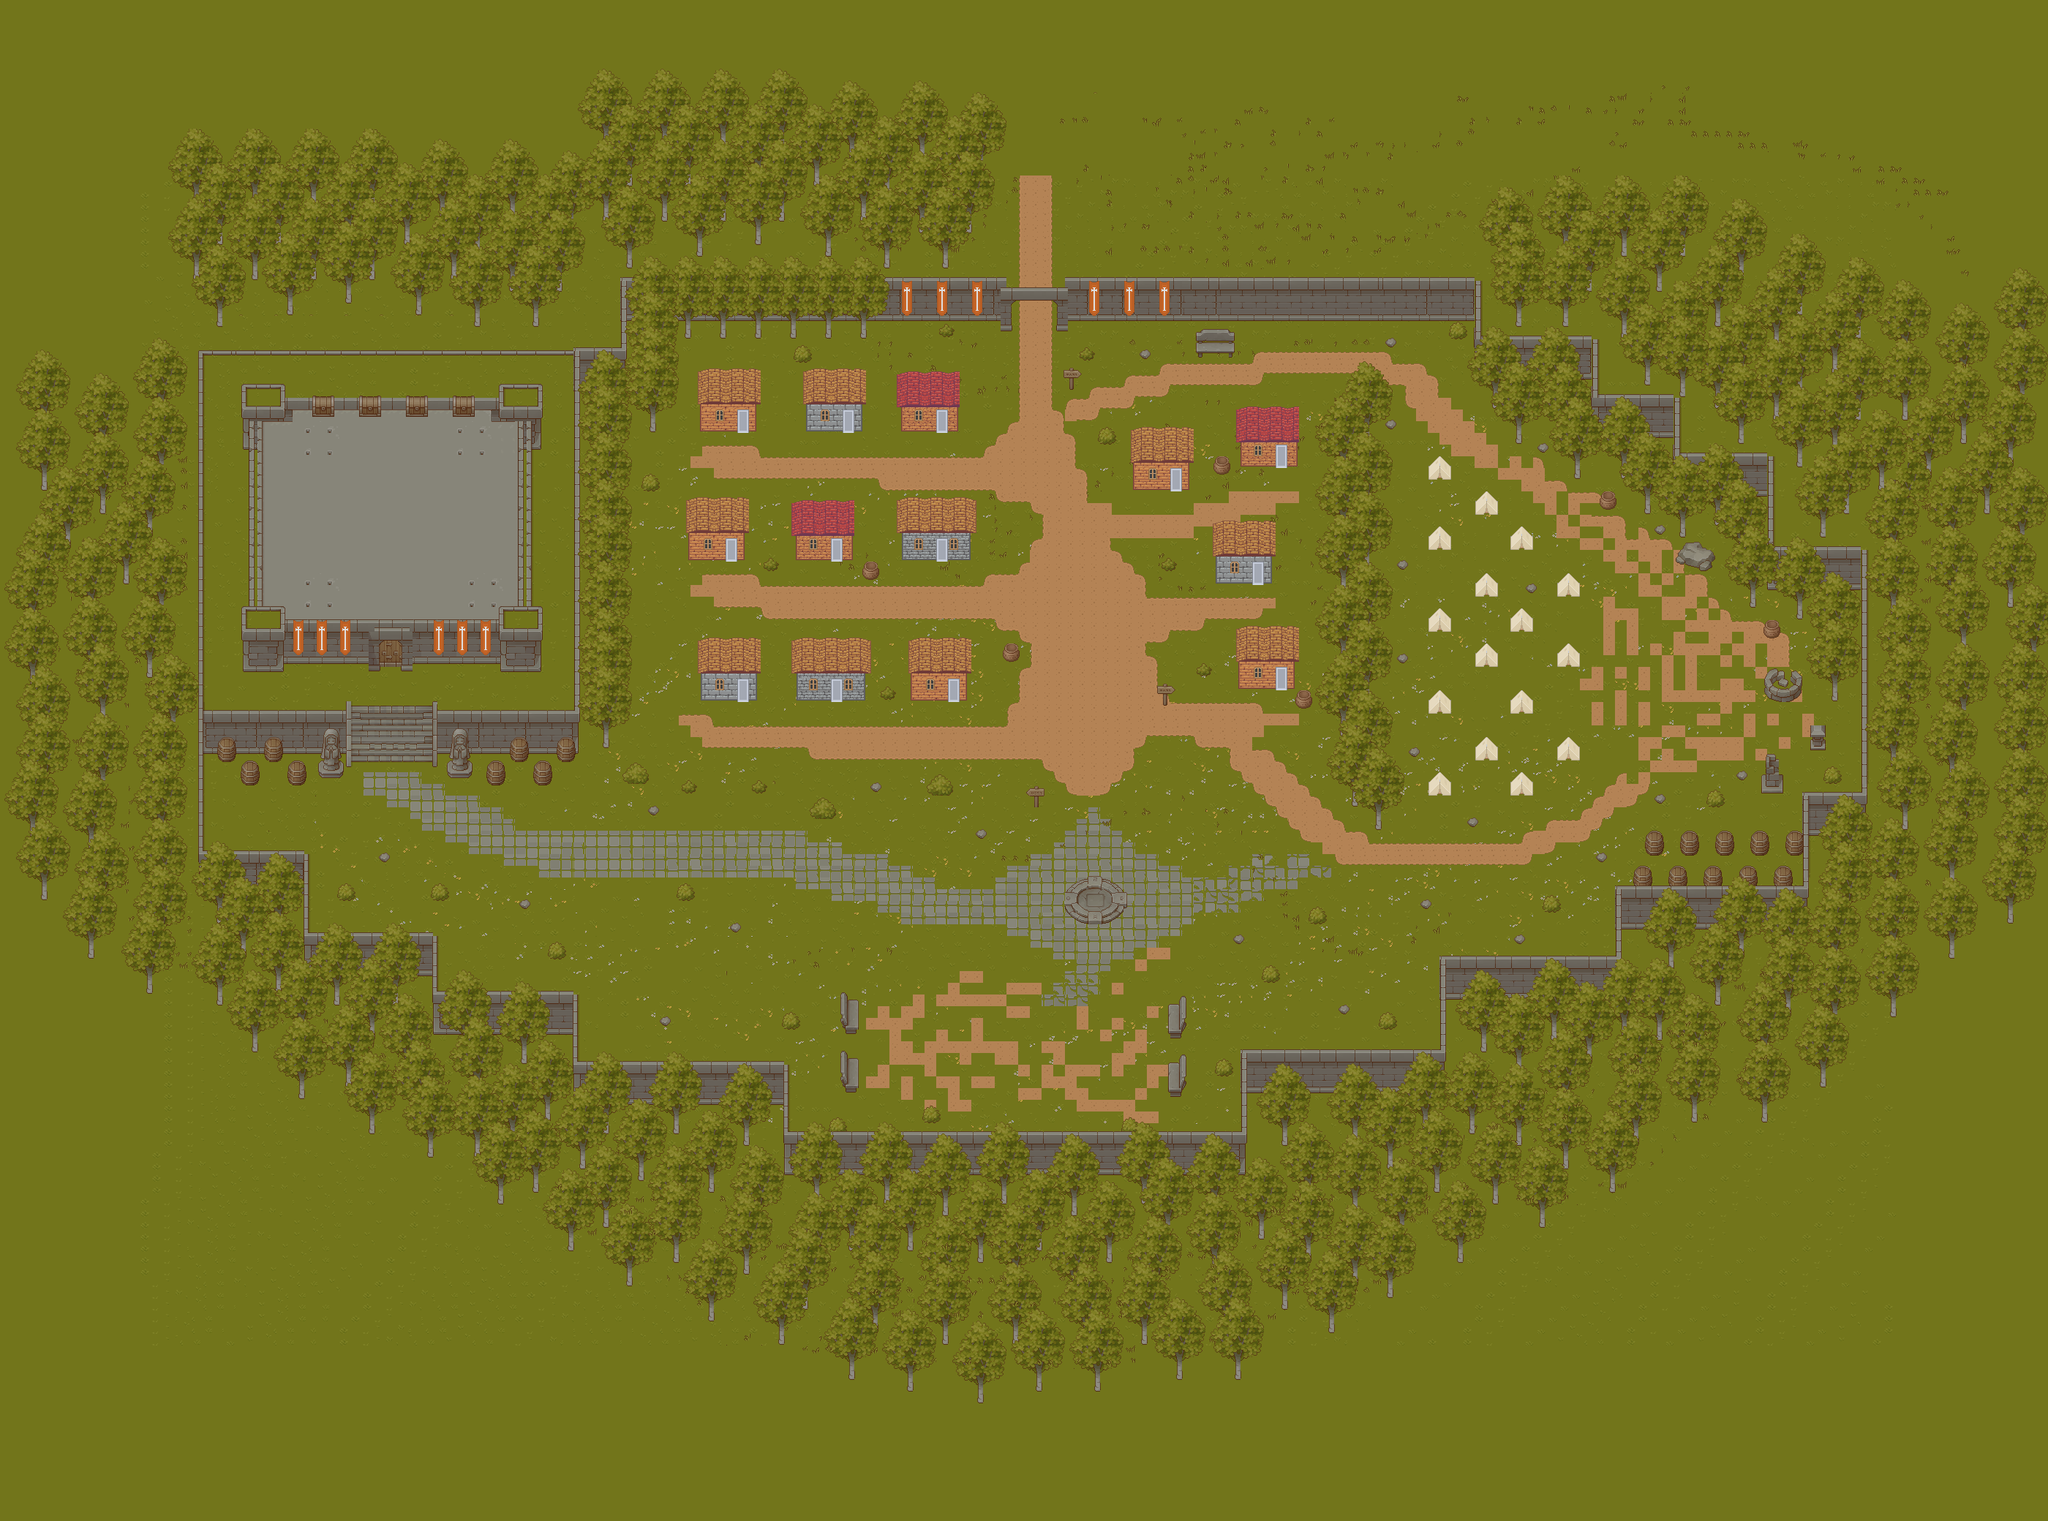

This is a level from a 2D game, rendered from its Tiled map with the project's own tilesets. A one-line summary and the map file follow, with tile-layer data summarised:
An orthogonal 175x130 tile map with 16x16 px tiles, 39 tile layers (Grass, Flowers, Dirt, Stone slabs, ...), 9 tilesets and 117 objects.

<map version="1.5" tiledversion="1.7.2" orientation="orthogonal" renderorder="right-down" width="175" height="130" tilewidth="16" tileheight="16" infinite="0" nextlayerid="60" nextobjectid="120">
 <tileset firstgid="1" source="building.tsx" />
 <tileset firstgid="36" source="TX Tileset Grass.tsx" />
 <tileset firstgid="261" source="TX Tileset Wall.tsx" />
 <tileset firstgid="1161" source="TX Struct.tsx" />
 <tileset firstgid="2061" source="TX Plant.tsx" />
 <tileset firstgid="2961" source="roguelikeSheet_transparent.tsx" />
 <tileset firstgid="4728" source="TILESET.tsx" />
 <tileset firstgid="5512" source="TX Props.tsx" />
 <tileset firstgid="6412" source="TX Tileset Stone Ground.tsx" />
 <layer id="1" name="Grass" width="175" height="130">
  <data>[22750 cells, 22750 non-empty, 19 distinct tile ids]</data>
 </layer>
 <layer id="42" name="Flowers" width="175" height="130">
  <data>[22750 cells, 2433 non-empty, 77 distinct tile ids]</data>
 </layer>
 <objectgroup id="58" name="Objects">
  <object id="1" x="956" y="534" width="78" height="58" />
  <object id="2" x="1104" y="528" width="72" height="62" />
  <object id="3" x="1232" y="532" width="77" height="59" />
  <object id="4" x="944" y="719" width="73" height="46" />
  <object id="5" x="1089" y="720" width="75" height="45" />
  <object id="6" x="1235" y="722" width="91" height="42" />
  <object id="7" x="959" y="907" width="73" height="51" />
  <object id="8" x="1089" y="901" width="91" height="58" />
  <object id="9" x="1244" y="899" width="79" height="58" />
  <object id="10" x="1181" y="772" width="16" height="17" />
  <object id="11" x="1374" y="883" width="18" height="23" />
  <object id="12" x="1550" y="601" width="73" height="67" />
  <object id="13" x="1695" y="577" width="78" height="60" />
  <object id="14" x="1639" y="467" width="47" height="21" />
  <object id="15" x="1463" y="508" width="5" height="22" />
  <object id="16" x="1549" y="613" width="76" height="56" />
  <object id="17" x="1663" y="750" width="76" height="48" />
  <object id="18" x="1694" y="877" width="75" height="65" />
  <object id="19" x="1589" y="937" width="8" height="28" />
  <object id="20" x="1775" y="945" width="15" height="22" />
  </objectgroup>
 <objectgroup id="59" name="gate">
  <!-- 1 objects omitted --></objectgroup>
 <layer id="17" name="Dirt" width="175" height="130">
  <data>[22750 cells, 1131 non-empty, 9 distinct tile ids]</data>
 </layer>
 <layer id="41" name="Stone slabs" width="175" height="130">
  <data>[22750 cells, 398 non-empty, 22 distinct tile ids]</data>
 </layer>
 <layer id="47" name="Tents" width="175" height="130">
  <data>[22750 cells, 64 non-empty, 4 distinct tile ids]</data>
 </layer>
 <layer id="21" name="House Walls" width="175" height="130">
  <data>[22750 cells, 229 non-empty, 42 distinct tile ids]</data>
 </layer>
 <layer id="22" name="House Door/Windows" width="175" height="130">
  <data>[22750 cells, 41 non-empty, 3 distinct tile ids]</data>
 </layer>
 <layer id="23" name="House Roof" width="175" height="130">
  <data>[22750 cells, 328 non-empty, 28 distinct tile ids]</data>
 </layer>
 <layer id="10" name="Castle Ground Wall" width="175" height="130">
  <data>[22750 cells, 321 non-empty, 61 distinct tile ids]</data>
 </layer>
 <layer id="13" name="Props" width="175" height="130">
  <data>[22750 cells, 666 non-empty, 182 distinct tile ids]</data>
 </layer>
 <layer id="15" name="Outside Walls" width="175" height="130">
  <data>[22750 cells, 1357 non-empty, 48 distinct tile ids]</data>
 </layer>
 <layer id="31" name="Outside wall turns" width="175" height="130">
  <data>[22750 cells, 136 non-empty, 8 distinct tile ids]</data>
 </layer>
 <layer id="16" name="Outside Gate" width="175" height="130">
  <data>[22750 cells, 29 non-empty, 25 distinct tile ids]</data>
 </layer>
 <layer id="8" name="Castle Stairs" width="175" height="130">
  <data>[22750 cells, 63 non-empty, 35 distinct tile ids]</data>
 </layer>
 <layer id="29" name="Castle Roof 3" width="175" height="130">
  <data>[22750 cells, 28 non-empty, 8 distinct tile ids]</data>
 </layer>
 <layer id="33" name="Extra roof" width="175" height="130">
  <data>[22750 cells, 38 non-empty, 6 distinct tile ids]</data>
 </layer>
 <layer id="3" name="Castle Walls" width="175" height="130">
  <data>[22750 cells, 143 non-empty, 12 distinct tile ids]</data>
 </layer>
 <layer id="7" name="Castle Entrance" width="175" height="130">
  <data>[22750 cells, 23 non-empty, 23 distinct tile ids]</data>
 </layer>
 <layer id="2" name="Castle Pillers North" width="175" height="130">
  <data>[22750 cells, 70 non-empty, 35 distinct tile ids]</data>
 </layer>
 <layer id="26" name="Castle Roof" width="175" height="130">
  <data>[22750 cells, 363 non-empty, 20 distinct tile ids]</data>
 </layer>
 <layer id="30" name="Castle Roof props" width="175" height="130">
  <data>[22750 cells, 36 non-empty, 9 distinct tile ids]</data>
 </layer>
 <layer id="4" name="Castle Walls Side" width="175" height="130">
  <data>[22750 cells, 32 non-empty, 10 distinct tile ids]</data>
 </layer>
 <layer id="28" name="Castle Roof 2" width="175" height="130">
  <data>[22750 cells, 23 non-empty, 4 distinct tile ids]</data>
 </layer>
 <layer id="27" name="Castle Walls Side 2" width="175" height="130">
  <data>[22750 cells, 32 non-empty, 10 distinct tile ids]</data>
 </layer>
 <layer id="5" name="Castle Pillers South" width="175" height="130">
  <data>[22750 cells, 70 non-empty, 35 distinct tile ids]</data>
 </layer>
 <layer id="46" name="Castle Flags" width="175" height="130">
  <data>[22750 cells, 36 non-empty, 3 distinct tile ids]</data>
 </layer>
 <layer id="43" name="Trees1" width="175" height="130">
  <data>[22750 cells, 1657 non-empty, 29 distinct tile ids]</data>
 </layer>
 <layer id="44" name="Trees2" width="175" height="130">
  <data>[22750 cells, 1439 non-empty, 29 distinct tile ids]</data>
 </layer>
 <layer id="45" name="Trees3" width="175" height="130">
  <data>[22750 cells, 1516 non-empty, 29 distinct tile ids]</data>
 </layer>
 <layer id="48" name="Trees4" width="175" height="130">
  <data>[22750 cells, 1407 non-empty, 29 distinct tile ids]</data>
 </layer>
 <layer id="49" name="Trees5" width="175" height="130">
  <data>[22750 cells, 1030 non-empty, 29 distinct tile ids]</data>
 </layer>
 <layer id="50" name="Trees6" width="175" height="130">
  <data>[22750 cells, 906 non-empty, 71 distinct tile ids]</data>
 </layer>
 <layer id="51" name="Trees7" width="175" height="130">
  <data>[22750 cells, 248 non-empty, 28 distinct tile ids]</data>
 </layer>
 <layer id="52" name="Trees8" width="175" height="130">
  <data>[22750 cells, 251 non-empty, 28 distinct tile ids]</data>
 </layer>
 <layer id="53" name="Trees9" width="175" height="130">
  <data>[22750 cells, 251 non-empty, 28 distinct tile ids]</data>
 </layer>
 <layer id="54" name="Trees10" width="175" height="130">
  <data>[22750 cells, 223 non-empty, 28 distinct tile ids]</data>
 </layer>
 <layer id="55" name="Trees11" width="175" height="130">
  <data>[22750 cells, 139 non-empty, 28 distinct tile ids]</data>
 </layer>
 <layer id="56" name="Trees12" width="175" height="130">
  <data>[22750 cells, 83 non-empty, 28 distinct tile ids]</data>
 </layer>
 <layer id="57" name="Trees13" width="175" height="130">
  <data>[22750 cells, 53 non-empty, 28 distinct tile ids]</data>
 </layer>
</map>
<!-- 97 of 117 objects omitted -->
